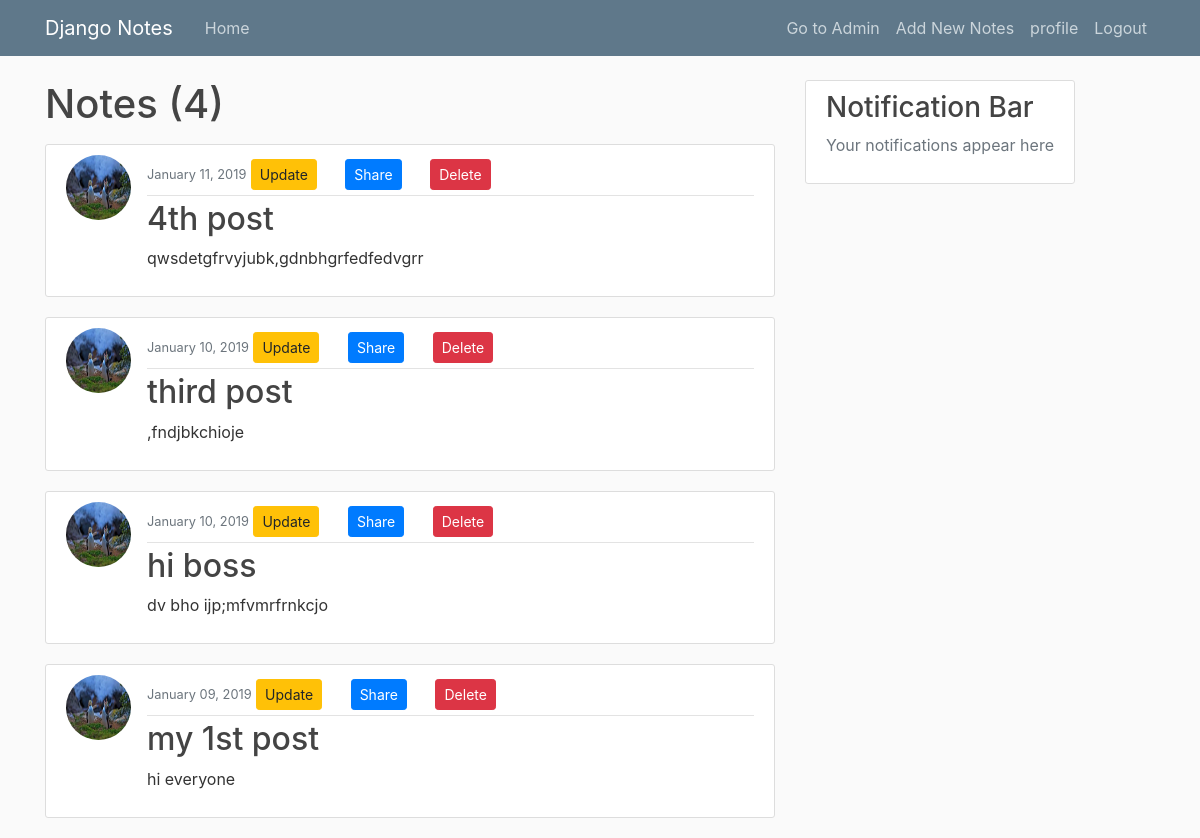
The page /user-home (signed in) on the database its author committed.
### notes/models.py (models this page shows, shortened)
class notes(models.Model):
	title = models.CharField(max_length=100)
	content = models.TextField()
	date_posted = models.DateTimeField(default=timezone.now)
	author = models.ForeignKey(User,on_delete = models.CASCADE)

### users/models.py (models this page shows, shortened)
class profile(models.Model):
    user = models.OneToOneField(User,on_delete = models.CASCADE)
    image = models.ImageField(default ='profile_pics/default.jpg',upload_to='profile_pics')

### notes/views.py (the view)
# urls.py: path('', PostListView.as_view(),name = 'note-home'),
class PostListView(LoginRequiredMixin,ListView):
	model = notes
	template_name = 'notes/user_notes.html'
	context_object_name = 'posts'
	ordering =['-date_posted']
	paginate_by = 10
	def get_queryset(self):
		user_id = self.request.user.id
		print(user_id)
		return notes.objects.filter(author_id = user_id).order_by('-date_posted')

### notes/templates/notes/user_notes.html (shortened to what this page needs)
{% extends "notes/base.html" %}
{% block content %}
<h1 class="mb-3">Notes {{view.kwargs.username}} ({{ page_obj.paginator.count }})</h1>
	{% for post in posts %}
    <article class="media content-section">
      <img class = "rounded-circle article-img" src="{{ post.author.profile.image.url }}">
  <div class="media-body">
    <div class="article-metadata">
      <small class="text-muted">{{ post.date_posted|date:"F d, Y" }}</small>
      <a class="btn btn-warning btn-sm mt-1 mb-1 mr-4 " href="#">Update</a>
      <a class="btn btn-primary btn-sm mt-1 mb-1 mr-4" style="color: white" href="#">Share</a>
      <a class="btn btn-danger btn-sm mt-1 mb-1" href="#">Delete</a>
    </div>
    <h2><a class="article-title" href="{% url 'notes-detail' post.id %}">{{ post.title }}</a></h2>
    <p class="article-content">{{ post.content }}</p>
  </div>
</article>
  {% endfor %}
    </div>
   <div class="col-md-4">
      <div class="content-section position-fixed">
        <h3>Notification Bar</h3>
        <p class='text-muted'>Your notifications appear here
        </p>
      </div>
    </div>
{% endblock content %}

### notes/templates/notes/base.html (shortened to what this page needs)
 {% load static %}
<!DOCTYPE html>
<html>
<head>
    <link rel="stylesheet" href="https://maxcdn.bootstrapcdn.com/bootstrap/4.0.0/css/bootstrap.min.css">
    <link rel="stylesheet" type="text/css" href="{% static 'notes/main.css' %}">
</head>
<body>
	<header class="site-header">
  <nav class="navbar navbar-expand-md navbar-dark bg-steel fixed-top">
    <div class="container">
      <a class="navbar-brand mr-4" href="#">Django Notes</a>
      <div class="collapse navbar-collapse" id="navbarToggle">
        <div class="navbar-nav mr-auto">
          <a class="nav-item nav-link" href="{% url 'note-home' %}">Home</a>
        </div>
        <div class="navbar-nav" >
          {% if user.is_authenticated %}
              {% if request.user.is_superuser %}
              <a class="nav-item nav-link" href="{% url 'admin-home' %}">Go to Admin</a>
              {% endif %}
              <a class="nav-item nav-link" href="{% url 'notes-create' %}">Add New Notes</a>
              <a class="nav-item nav-link" href="{% url 'profile' %}">profile</a>
              <a class="nav-item nav-link" href="{% url 'logout' %}">Logout</a>
          {% else %}
              <a class="nav-item nav-link" href="{% url 'login' %}">Login</a>
              <a class="nav-item nav-link" href="{% url 'register' %}">Register</a>
          {% endif %}
        </div>
      </div>
    </div>
  </nav>
</header>
	<main role="main" class="container">
  <div class="row">
    <div class="col-md-8">
      {% block content %}{% endblock %}
    </div>
</main>
</body>
</html>

### notes/static/notes/main.css (style rules this page uses)
body { background: #fafafa; color: #333333; margin-top: 5rem; }
h1, h2, h3, h4, h5, h6 { color: #444444; }
.bg-steel { background-color: #5f788a; }
.site-header .navbar-nav .nav-link { color: #cbd5db; }
.content-section { background: #ffffff; padding: 10px 20px; border: 1px solid #dddddd; border-radius: 3px; margin-bottom: 20px; }
.article-title { color: #444444; }
.article-content { white-space: pre-line; }
.article-img { height: 65px; width: 65px; margin-right: 16px; }
.article-metadata { padding-bottom: 1px; margin-bottom: 4px; border-bottom: 1px solid #e3e3e3 }

### rows shown on the page
notes: author.profile.image (picture), date_posted "January 11, 2019", title "4th post", content "qwsdetgfrvyjubk,gdnbhgrfedfedvgrr"
notes: author.profile.image (picture), date_posted "January 10, 2019", title "third post", content ",fndjbkchioje"
notes: author.profile.image (picture), date_posted "January 10, 2019", title "hi boss", content "dv bho ijp;mfvmrfrnkcjo"
notes: author.profile.image (picture), date_posted "January 09, 2019", title "my 1st post", content "hi everyone"

### other values the page prints
{{ page_obj.paginator.count }} "4"
